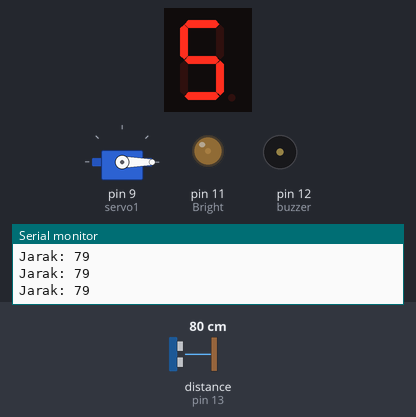
Recording of a sketch running on a simulated Arduino Uno, built with avr-gcc and run on an emulated ATmega328P. Parts: 1-digit seven-segment display, servo, output pins drawn as LEDs (lit = HIGH), buzzer (waves = sounding), the last lines printed to the serial monitor. Wiring (inferred from the names in the program): ultrasonic range finder: trigger pin 10; echo pin 13; 1-digit 7-segment display, segments lit when LOW: segments pin 2, pin 3, pin 4, pin 5, pin 6, pin 7, pin 8. Inputs (shaded band) come from the test bench; at power-on: distance to the obstacle (sensor on pin 13) 80 cm. The echo pulse lasts 58.3 µs per cm; the segment pins are drawn as the display they are named for; pins used as bus, display or sensor lines are not drawn.

Above: at 2.2 s.
2.3 s: distance to the obstacle (sensor on pin 13) set to 19 cm
5.3 s: distance to the obstacle (sensor on pin 13) set to 15 cm
At 7.4 s:
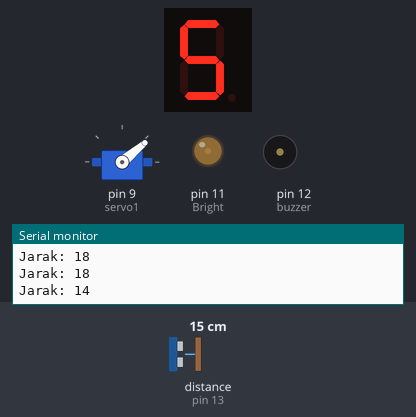
At 29.5 s:
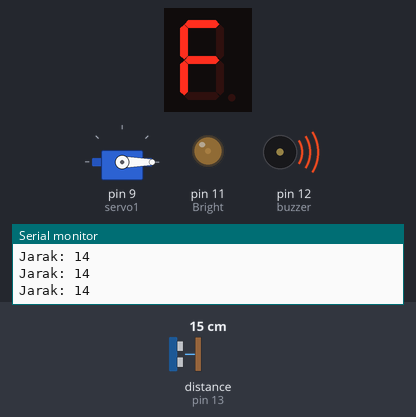
Timing chart, 0 to 31.4 s (numbered marks = the images above; inputs shaded):
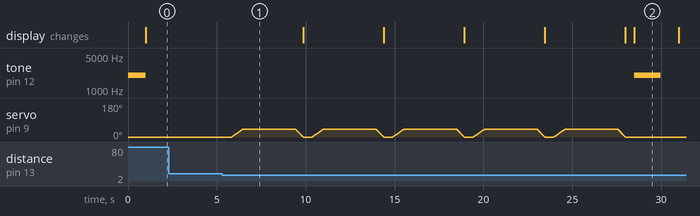

Measured:
- the behaviour switches between 17 and 16 cm on distance to the obstacle (sensor on pin 13) (found by bisection; images 0 and 1)

The sketch:

gate_otomatis_servo.ino
```cpp
#include <Servo.h>

//#define Up     40
//#define Down   0

#define trigPin   10
#define echoPin   13
#define Servo1    9   // Sinyal Servo1
#define Bright    11  // Anoda 7Segment

#define Kapasitas 9   // Jumlah Maks yang bisa di masuk
#define Light     10  // Pengaturan Terang 7 Segment (%)

#define A 2
#define B 3
#define C 4
#define D 5     // Pin Arduino To 7Segment ABCDEFG
#define E 6
#define F 7
#define G 8

long duration, distance;
int i=0;
int Tersedia=5;   // Variabel Menentukan yang tersedia saat ini
int penuh;
const int buzzer = 12;

byte segmen [10] = {   // Array untuk urutan Tampilan angka 7Segment
// PGFEDCBA <--- Urutan 7segment
  B00111111, // number 0
  B00000110, // number 1
  B01011011, // number 2
  B01001111, // number 3
  B01100110, // number 4
  B01101101, // number 5
  B01111101, // number 6
  B00000111, // number 7
  B01111111, // number 8
  B01101111  // number 9
};

byte Full [] = {
  B01110001      // Tampilan Kapasitas Penuh (F)
};

Servo servo1;

void setup(){
  Serial.begin(9600);
  servo1.attach(9);  // turn on servo1
  servo1.write(0);   // Set 0 servo1
  pinMode(trigPin, OUTPUT);
  pinMode(echoPin, INPUT);
  pinMode(A,OUTPUT);
  pinMode(B,OUTPUT);
  pinMode(C,OUTPUT);
  pinMode(D,OUTPUT);
  pinMode(E,OUTPUT);
  pinMode(F,OUTPUT);
  pinMode(G,OUTPUT);
  pinMode(Bright,OUTPUT);
  pinMode(buzzer, OUTPUT);
  tone(buzzer, 2000); // Send 2KHz sound signal...
  delay(1000);
  noTone(buzzer);     // Stop sound...
  analogWrite(Bright,255*Light/100);
  }

void loop(){
  analogWrite(Bright,255*Light/100);
  Display(Tersedia);
  digitalWrite(trigPin, LOW);
  delayMicroseconds(2);
  digitalWrite(trigPin, HIGH);
  delayMicroseconds(10);
  digitalWrite(trigPin, LOW);
  duration = pulseIn(echoPin, HIGH);
  distance = (duration/2) / 29.1;
  Serial.print("Jarak: ");
  Serial.println(distance);

  if (distance < 16)
  {
    delay (500);
    if(Tersedia == 0){
      if(distance < 16){
        analogWrite(Bright,255*Light/100);
        Tampil(penuh);
        tone(buzzer, 2000); // Send 2KHz sound signal...
        delay(1500);
        noTone(buzzer);     // Stop sound...
        //delay(1000);      // ...for 1sec}
        //delay(200);
        analogWrite(Bright,255*Light/100);
        Tampil(penuh);;
        delay(1000);}
    }
    if (Tersedia != 0){
      Tersedia--;
      for (i=0; i<=40; i++){
        servo1.write(i);
        delay(15);}
    delay(3000);
    for (i=40; i>=0; i--){
      servo1.write(i);
      delay(10);}
    }
  }
}

void Display(int number){
  byte seg =  ~segmen[number];        //"~" is used for commom anode.
  digitalWrite(A, bitRead(seg, 0) );
  digitalWrite(B, bitRead(seg, 1) );
  digitalWrite(C, bitRead(seg, 2) );
  digitalWrite(D, bitRead(seg, 3) );
  digitalWrite(E, bitRead(seg, 4) );
  digitalWrite(F, bitRead(seg, 5) );
  digitalWrite(G, bitRead(seg, 6) );
  }

void Tampil(int number){
  byte seg =  ~Full[number];          //"~" is used for commom anode.
  digitalWrite(A, bitRead(seg, 0) );
  digitalWrite(B, bitRead(seg, 1) );
  digitalWrite(C, bitRead(seg, 2) );
  digitalWrite(D, bitRead(seg, 3) );
  digitalWrite(E, bitRead(seg, 4) );
  digitalWrite(F, bitRead(seg, 5) );
  digitalWrite(G, bitRead(seg, 6) );
}
```
